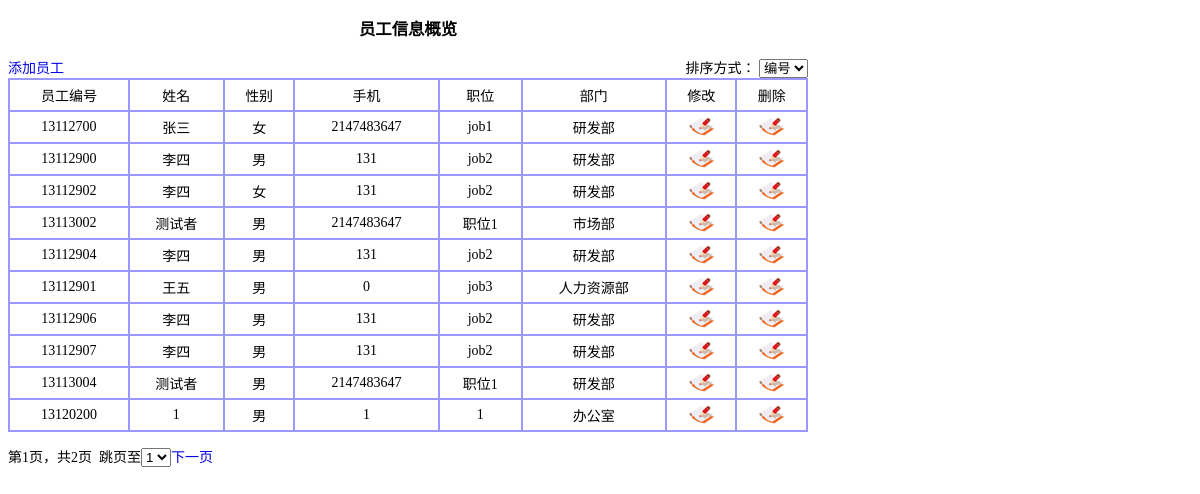
Page /basic/employee/employee_show.php (signed in) on the earlier database version.
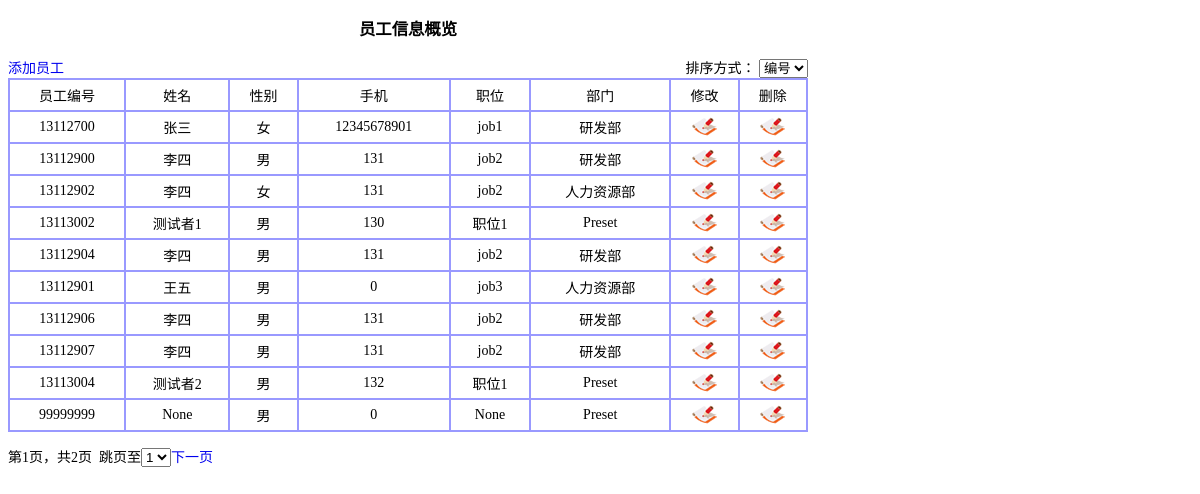
Same page on the later database version.
### tables this page shows
CREATE TABLE `table_employee` (
  `id` varchar(8) NOT NULL,
  `name` varchar(10) NOT NULL,
  `gender` varchar(10) default NULL,
  `job` varchar(10) default NULL,
  `phone` varchar(11) default NULL,
  `address` varchar(50) default NULL,
  `depart` varchar(10) default NULL,
  PRIMARY KEY  (`id`,`name`)
);

### basic/employee/employee_show.php (the view, shortened to what this page needs)
<?php
    include "../include.php";
    $pagesize = 10;
    $page = $_GET['page'];
    $orderby = $_GET['orderby'];
    $query="select count(*) as num from table_employee";
    $result = mysql_query($query) or die("Invalid query: " . mysql_error());
    $RS = mysql_fetch_array($result);
    $num = $RS['num'];
    for($i=0;$i*$pagesize<$num;$i++);
    $total=$i;
    switch($orderby){
        default:$string_order="";$string_url="";
    }
    $string_page=" limit " . $page*$pagesize . "," . ($page+1)*$pagesize;
    $query="select * from table_employee" . $string_order . $string_page;
    $result = mysql_query($query) or die("Invalid query: " . mysql_error());
?>
<!DOCTYPE html PUBLIC "-//W3C//DTD XHTML 1.0 Transitional//EN" "http://www.w3.org/TR/xhtml1/DTD/xhtml1-transitional.dtd">
<html xmlns="http://www.w3.org/1999/xhtml">
<head>
</head>
<body>
<div>
<h3 align="center">员工信息概览</h3>
<p>
<div align="left" style="width:100px;float:left"><a href="employee_add.php">添加员工</a></div>
<div align="right" style="width:200px;float:right">排序方式：
  <select name="orderby" onchange="location.href=this.value">
    <option value="employee_show.php?orderby=id" <?php if($orderby==""||$orderby=="id") echo " selected='selected' "; ?>>编号</option>
  </select>
</div>
</p>
<table width="100%" border="1" cellspacing="0" cellpadding="5" bordercolor="#9999FF">
  <tr align="center" bordercolor="#9999FF">
    <td>员工编号</td>
    <td>姓名</td>
    <td>性别</td>
    <td>手机</td>
    <td>职位</td>
    <td>部门</td>
    <td>修改</td>
    <td>删除</td>
  </tr>
  <?php
    while($RS=mysql_fetch_array($result))
    {
        echo "<tr align='center' bordercolor='#9999FF'>";
        echo "<td>".$RS['id']."</td>\n";
        echo "<td>".$RS['name']."</td>\n";
        echo "<td>".$RS['gender']."</td>\n";
        echo "<td>".$RS['phone']."</td>\n";
        echo "<td>".$RS['job']."</td>\n";
        echo "<td>".$RS['depart']."</td>\n";
        echo "<td><a href='employee_modify.php?id=".$RS['id']."'><img src='/wms/image/modify.gif' alt='' border='0' /></a></td>\n";
        echo "<td><a href=\"javascript:if(confirm('确定？')) location.href='../sql_delete_bg.php?db=employee&id=" . $RS['id'] . "'\">";
        echo "<img src='/wms/image/delete.gif' alt='' border='0' /></a></td>\n";
        echo "</tr>";
    }
?>
</table>
<p>
  <?php
$current=$page+1;
echo "第".$current."页，共".$total."页";
echo "&nbsp;&nbsp;跳页至";
echo "<select name='pagechoose' onchange='javascript:location.href=this.value;'>";
for($i=0;$i<$total;$i++){
    $string="";
    if($i==$page) $string=" selected='selected' ";
    $url_i = "employee_show.php?".$string_url."page=".$i;
    echo "<option value='".$url_i."'".$string.">". ($i+1) ."</option>" ;
    }
echo "</select>";
if($current<$total){
    echo "<a href='employee_show.php?".$string_url."page=".$current."'>下一页</a>";
}
?>
</p>
</div>
</body>
</html>

Differences in the rows shown:
removed table_employee: id "13113002", name "测试者", gender "男", phone "2147483647", job "职位1", depart "市场部"
removed table_employee: id "13113004", name "测试者", gender "男", phone "2147483647", job "职位1", depart "研发部"
removed table_employee: id "13120200", name "1", gender "男", phone "1", job "1", depart "办公室"
changed table_employee "张三": phone "2147483647" → "12345678901"
changed table_employee (number 3 of 10 on the later page): depart "研发部" → "人力资源部"
added table_employee: id "13113002", name "测试者1", gender "男", phone "130", job "职位1", depart "Preset"
added table_employee: id "13113004", name "测试者2", gender "男", phone "132", job "职位1", depart "Preset"
now on this page (row edited): table_employee: id "99999999", name "None", gender "男", phone "0", job "None", depart "Preset"
